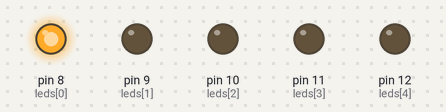
A sketch run on a simulated Arduino Uno, built with avr-gcc and run on an emulated ATmega328P. Shown: output pins drawn as LEDs (lit = HIGH).

Above: at 0.2 s.
At 1.2 s:
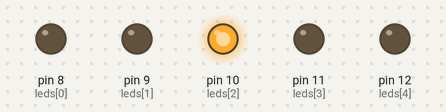
At 1.7 s:
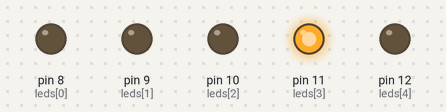
At 3.2 s:
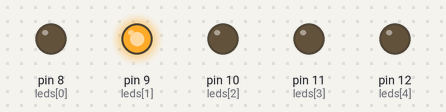
At 4.7 s:
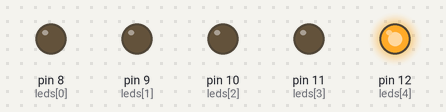
Timing chart, 0 to 5.8 s (numbered marks = the images above):
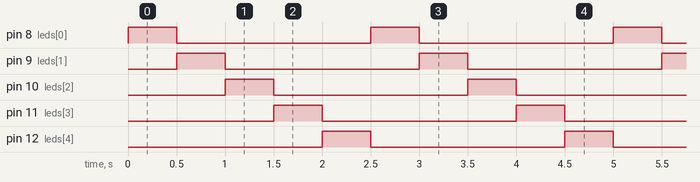

The sketch:

Manual_KBRU_P2.ino
```cpp
//Declaración de constantes
const int leds[] = {8, 9, 10, 11, 12};//Arreglo para contener varios valores
const int cantidadDeLeds = 5;
const int tiempoEncendido = 500; //En milisegundos
const int tiempoApagado = 0; //En milisegundos

void setup()
{
 //La estructura de control “for(){}” permite repetir un cierto número de veces la
 //instrucción o el conjunto de instrucciones que se agrupan dentro de sus llaves.

//Realiza el conjunto de instrucciones desde que “numeroDeLed” es igual a cero y
 //mientras “numeroDeLed” sea menor que “cantidadDeLeds”, en cada repetición del ciclo se incrementará
 //de uno en uno “numeroDeLed”.
 for(int numeroDeLed = 0; numeroDeLed < cantidadDeLeds; numeroDeLed++)
 {
   //Configura los elementos del arreglo "leds" como salidas digitales.
   pinMode(leds[numeroDeLed], OUTPUT);
 }
}
void loop()
{
 for(int numeroDeLed = 0; numeroDeLed < cantidadDeLeds; numeroDeLed++)
 {
  digitalWrite(leds[numeroDeLed], HIGH); //Establece el edo del pin en alto (5V)
  delay(tiempoEncendido); //Espera el Tiempo de encendido
  digitalWrite(leds[numeroDeLed], LOW); //Establece el edo del pin en bajo (0V)
  delay(tiempoApagado);                             //Espera el Tiempo de apagado
 }
}
```

Measured:
- by itself, pin 8 (leds[0]), pin 9 (leds[1]), pin 10 (leds[2]), pin 11 (leds[3]), pin 12 (leds[4]): alternates HIGH for 0.50 s and LOW for 2.0 s
- by itself, everything shown: repeats every 2.5 s, in 6 steps
